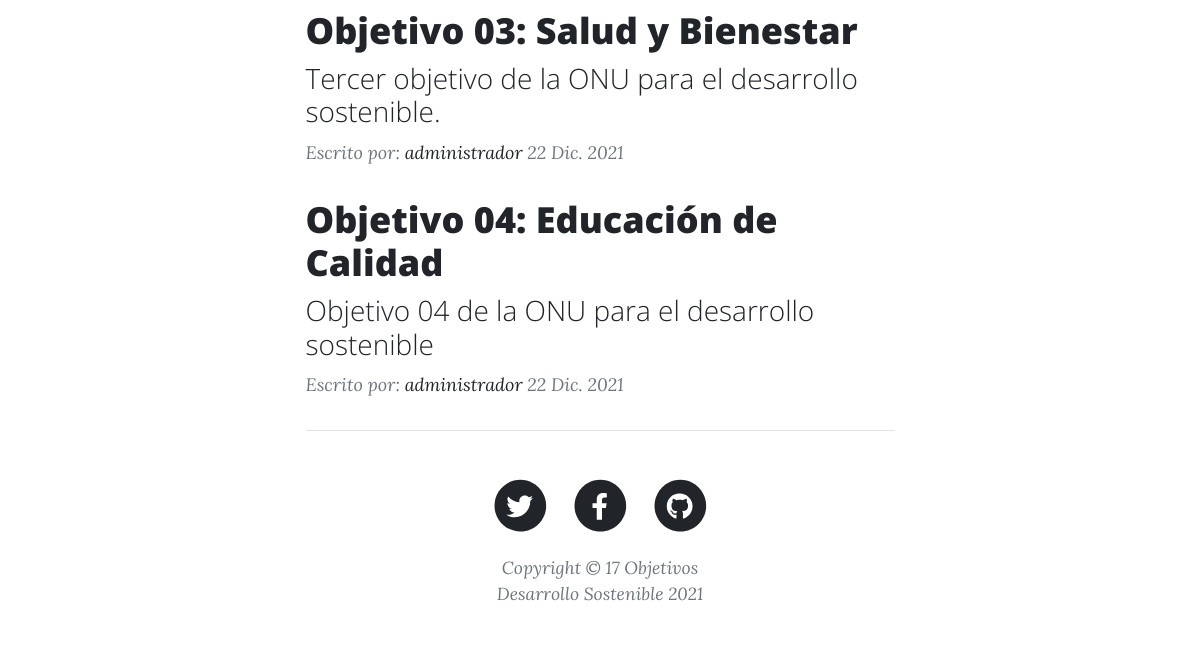
The app's page / (signed in, lower part), older data.
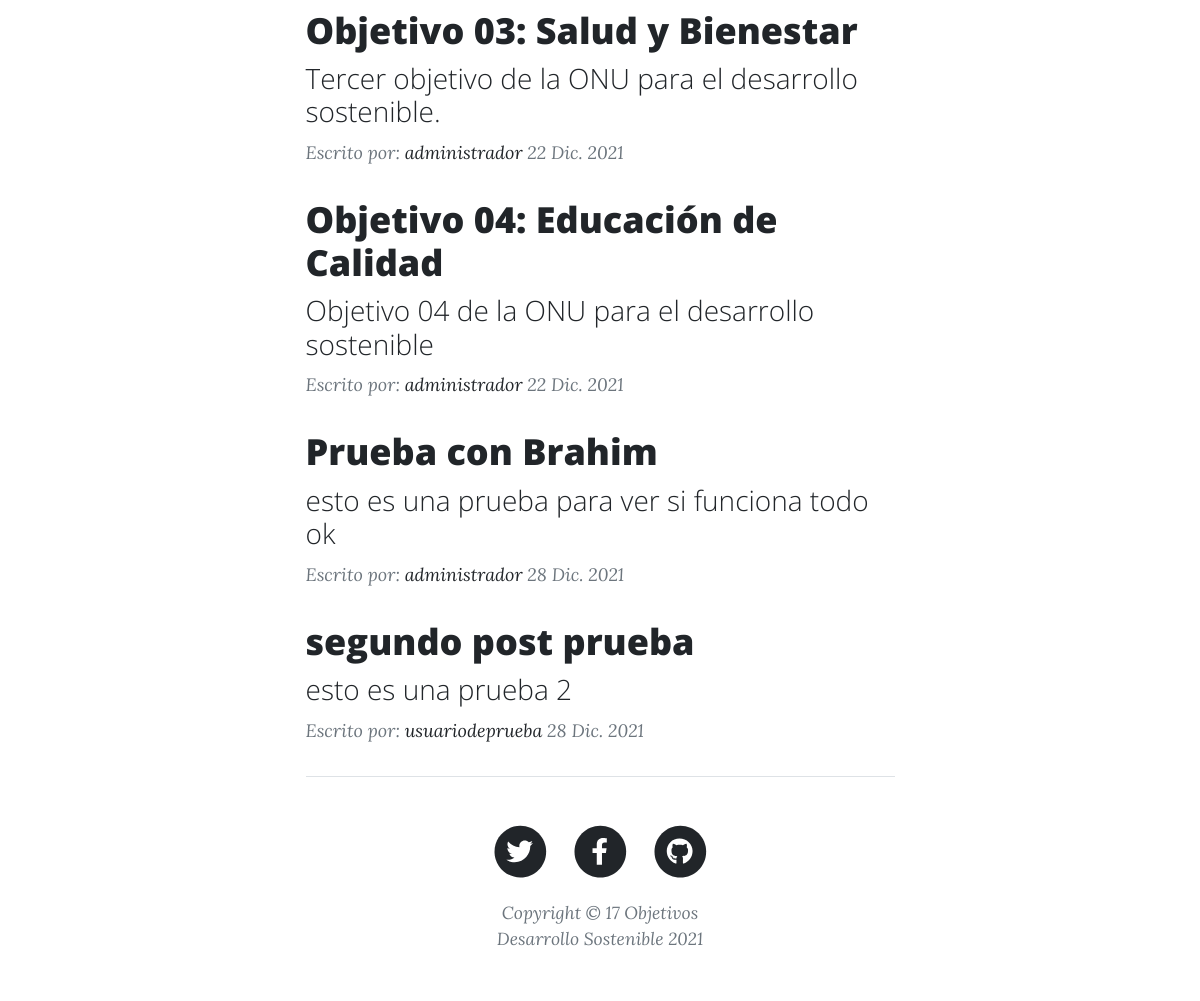
The same page, newer data.
### appblog/models.py (models this page shows, shortened)
class ModeloBase(models.Model):
    id=models.AutoField(primary_key=True)
    estado=models.BooleanField('Estado', default=True)
    fecha_creacion=models.DateTimeField ('Fecha creación', auto_now=False, auto_now_add= True)
    fecha_modificacion=models.DateTimeField ('Fecha de modificación', auto_now= True, auto_now_add= False)
    fecha_eliminacion=models.DateTimeField ('Fecha de eliminación', auto_now=True, auto_now_add= False)
    class Meta:
        abstract = True

class Post(ModeloBase):
    titulo=models.CharField ('Título del post', max_length=200, unique=True)
    slug=models.CharField ('Slug', max_length=150, unique=True)
    descripcion=models.TextField ('Descripción')
    autor=models.ForeignKey (User, on_delete=models.CASCADE)
    categoria=models.ForeignKey(Categoria, on_delete=models.CASCADE)
    contenido=RichTextField()
    imagen_referencial=models.ImageField ('Imagen referencial', null=True, blank=True, upload_to='imagenes/', max_length=255)
    publicado=models.BooleanField ('Publicado / no publicado', default=False)
    fecha_publicacion=models.DateField ('Fecha de publicación')
    class Meta:
        verbose_name = 'Post'
        verbose_name_plural = 'Posts'

### appblog/views.py (the view)
# urls.py: path('', Inicio.as_view(), name= 'index'),
class Inicio (ListView):
    def get(self, request, *args, **kwargs):
        filtro=request.GET.get('buscar', '')
        posts=Post.objects.filter (publicado=True).filter (titulo__icontains=filtro)
        contex={
            'posts': posts
        }
        return render (request, "index.html", contex)

### templates/index.html (shortened to what this page needs)
{% load static %}
<!DOCTYPE html>
<html lang="es">
    <head>
        <link href="{% static 'css/styles.css' %}" rel="stylesheet" />
    </head>
    <body>
        {% block contenido %}
        <div class="container px-4 px-lg-5">
            <div class="row gx-4 gx-lg-5 justify-content-center">
                <div class="col-md-10 col-lg-8 col-xl-7">
                    {% if posts %}
                    {% for post in posts %}
                    <div class="post-preview">
                        <a href="{% url 'blog:ver_post' post.slug %}">
                            <h2 class="post-title"> {{ post.titulo }} </h2>
                            <h3 class="post-subtitle"> {{ post.descripcion }} </h3>
                        </a>
                        <p class="post-meta">
                            Escrito por:
                            <a href="#!"> {{ post.autor }} </a>
                            {{ post.fecha_publicacion}}
                        </p>
                        {% endfor %}
                        {% else %}
                        <h1> No existen posts registrados </h1>
                        {% endif %}
                    </div> {% endblock contenido%}
        <footer class="border-top">
            <div class="container px-4 px-lg-5">
                <div class="row gx-4 gx-lg-5 justify-content-center">
                    <div class="col-md-10 col-lg-8 col-xl-7">
                        <ul class="list-inline text-center">
                            <li class="list-inline-item">
                                <a href="#!">
                                    <span class="fa-stack fa-lg">
                                        <i class="fas fa-circle fa-stack-2x"></i>
                                        <i class="fab fa-twitter fa-stack-1x fa-inverse"></i>
                                    </span>
                                </a>
                            </li>
                            <li class="list-inline-item">
                                <a href="#!">
                                    <span class="fa-stack fa-lg">
                                        <i class="fas fa-circle fa-stack-2x"></i>
                                        <i class="fab fa-facebook-f fa-stack-1x fa-inverse"></i>
                                    </span>
                                </a>
                            </li>
                            <li class="list-inline-item">
                                <a href="#!">
                                    <span class="fa-stack fa-lg">
                                        <i class="fas fa-circle fa-stack-2x"></i>
                                        <i class="fab fa-github fa-stack-1x fa-inverse"></i>
                                    </span>
                                </a>
                            </li>
                        </ul>
                        <div class="small text-center text-muted fst-italic">Copyright &copy; 17 Objetivos Desarrollo Sostenible 2021</div>
                    </div>
                </div>
            </div>
        </footer>
    </body>
</html>

Row changes from the older to the newer data that the page shows:
added Post: titulo "Prueba con Brahim", descripcion "esto es una prueba para ver si funciona todo ok", autor "administrador", fecha_publicacion "28 Dic. 2021"
added Post: titulo "segundo post prueba", descripcion "esto es una prueba 2", autor "usuariodeprueba", fecha_publicacion "28 Dic. 2021"
